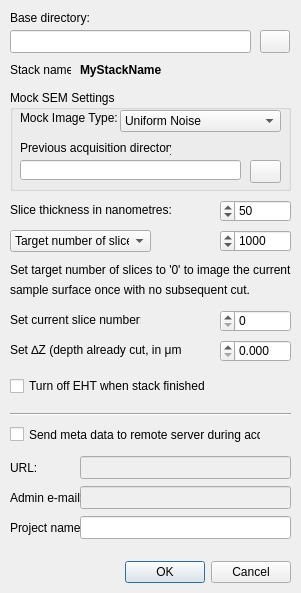
<?xml version="1.0" encoding="UTF-8"?>
<ui version="4.0">
 <class>acqSettings</class>
 <widget class="QDialog" name="acqSettings">
  <property name="windowModality">
   <enum>Qt::ApplicationModal</enum>
  </property>
  <property name="geometry">
   <rect>
    <x>0</x>
    <y>0</y>
    <width>301</width>
    <height>593</height>
   </rect>
  </property>
  <property name="sizePolicy">
   <sizepolicy hsizetype="Preferred" vsizetype="Preferred">
    <horstretch>0</horstretch>
    <verstretch>0</verstretch>
   </sizepolicy>
  </property>
  <property name="windowTitle">
   <string>Acquisition Settings</string>
  </property>
  <property name="layoutDirection">
   <enum>Qt::RightToLeft</enum>
  </property>
  <widget class="QDialogButtonBox" name="buttonBox">
   <property name="geometry">
    <rect>
     <x>90</x>
     <y>556</y>
     <width>201</width>
     <height>32</height>
    </rect>
   </property>
   <property name="layoutDirection">
    <enum>Qt::LeftToRight</enum>
   </property>
   <property name="orientation">
    <enum>Qt::Horizontal</enum>
   </property>
   <property name="standardButtons">
    <set>QDialogButtonBox::Cancel|QDialogButtonBox::Ok</set>
   </property>
  </widget>
  <widget class="QLabel" name="label_csn">
   <property name="geometry">
    <rect>
     <x>10</x>
     <y>310</y>
     <width>131</width>
     <height>20</height>
    </rect>
   </property>
   <property name="text">
    <string>Set current slice number:</string>
   </property>
  </widget>
  <widget class="QLabel" name="label_bd">
   <property name="geometry">
    <rect>
     <x>10</x>
     <y>10</y>
     <width>81</width>
     <height>16</height>
    </rect>
   </property>
   <property name="text">
    <string>Base directory:</string>
   </property>
  </widget>
  <widget class="QLineEdit" name="lineEdit_baseDir">
   <property name="geometry">
    <rect>
     <x>10</x>
     <y>30</y>
     <width>241</width>
     <height>23</height>
    </rect>
   </property>
  </widget>
  <widget class="QPushButton" name="pushButton_selectDir">
   <property name="geometry">
    <rect>
     <x>260</x>
     <y>30</y>
     <width>30</width>
     <height>23</height>
    </rect>
   </property>
   <property name="text">
    <string/>
   </property>
  </widget>
  <widget class="Line" name="line_1">
   <property name="geometry">
    <rect>
     <x>10</x>
     <y>406</y>
     <width>281</width>
     <height>16</height>
    </rect>
   </property>
   <property name="orientation">
    <enum>Qt::Horizontal</enum>
   </property>
  </widget>
  <widget class="QLabel" name="label_st">
   <property name="geometry">
    <rect>
     <x>10</x>
     <y>200</y>
     <width>161</width>
     <height>20</height>
    </rect>
   </property>
   <property name="text">
    <string>Slice thickness in nanometres:</string>
   </property>
  </widget>
  <widget class="QSpinBox" name="spinBox_numberSlices">
   <property name="geometry">
    <rect>
     <x>220</x>
     <y>230</y>
     <width>71</width>
     <height>22</height>
    </rect>
   </property>
   <property name="maximum">
    <number>99999</number>
   </property>
   <property name="singleStep">
    <number>100</number>
   </property>
   <property name="value">
    <number>1000</number>
   </property>
  </widget>
  <widget class="QSpinBox" name="spinBox_sliceThickness">
   <property name="geometry">
    <rect>
     <x>220</x>
     <y>200</y>
     <width>71</width>
     <height>22</height>
    </rect>
   </property>
   <property name="minimum">
    <number>0</number>
   </property>
   <property name="maximum">
    <number>200</number>
   </property>
   <property name="singleStep">
    <number>5</number>
   </property>
   <property name="value">
    <number>50</number>
   </property>
  </widget>
  <widget class="QSpinBox" name="spinBox_sliceCounter">
   <property name="geometry">
    <rect>
     <x>220</x>
     <y>310</y>
     <width>71</width>
     <height>22</height>
    </rect>
   </property>
   <property name="maximum">
    <number>99999</number>
   </property>
  </widget>
  <widget class="QLabel" name="label_expl0">
   <property name="geometry">
    <rect>
     <x>10</x>
     <y>260</y>
     <width>291</width>
     <height>20</height>
    </rect>
   </property>
   <property name="text">
    <string>Set target number of slices to '0' to image the current</string>
   </property>
  </widget>
  <widget class="QLabel" name="label_expl0_2">
   <property name="geometry">
    <rect>
     <x>10</x>
     <y>280</y>
     <width>251</width>
     <height>20</height>
    </rect>
   </property>
   <property name="text">
    <string>sample surface once with no subsequent cut.</string>
   </property>
  </widget>
  <widget class="QCheckBox" name="checkBox_sendMetaData">
   <property name="geometry">
    <rect>
     <x>10</x>
     <y>426</y>
     <width>251</width>
     <height>17</height>
    </rect>
   </property>
   <property name="layoutDirection">
    <enum>Qt::LeftToRight</enum>
   </property>
   <property name="text">
    <string>Send meta data to remote server during acq.:</string>
   </property>
  </widget>
  <widget class="QLineEdit" name="lineEdit_metaDataServer">
   <property name="enabled">
    <bool>false</bool>
   </property>
   <property name="geometry">
    <rect>
     <x>80</x>
     <y>456</y>
     <width>211</width>
     <height>23</height>
    </rect>
   </property>
  </widget>
  <widget class="QCheckBox" name="checkBox_EHTOff">
   <property name="geometry">
    <rect>
     <x>10</x>
     <y>376</y>
     <width>251</width>
     <height>20</height>
    </rect>
   </property>
   <property name="layoutDirection">
    <enum>Qt::LeftToRight</enum>
   </property>
   <property name="text">
    <string>Turn off EHT when stack finished</string>
   </property>
   <property name="checked">
    <bool>false</bool>
   </property>
   <property name="tristate">
    <bool>false</bool>
   </property>
  </widget>
  <widget class="QLineEdit" name="lineEdit_projectName">
   <property name="enabled">
    <bool>true</bool>
   </property>
   <property name="geometry">
    <rect>
     <x>80</x>
     <y>516</y>
     <width>211</width>
     <height>23</height>
    </rect>
   </property>
  </widget>
  <widget class="QLabel" name="label">
   <property name="geometry">
    <rect>
     <x>10</x>
     <y>520</y>
     <width>71</width>
     <height>16</height>
    </rect>
   </property>
   <property name="text">
    <string>Project name:</string>
   </property>
  </widget>
  <widget class="QLabel" name="label_2">
   <property name="geometry">
    <rect>
     <x>10</x>
     <y>460</y>
     <width>71</width>
     <height>16</height>
    </rect>
   </property>
   <property name="text">
    <string>URL:</string>
   </property>
  </widget>
  <widget class="QLineEdit" name="lineEdit_adminEmail">
   <property name="enabled">
    <bool>false</bool>
   </property>
   <property name="geometry">
    <rect>
     <x>80</x>
     <y>486</y>
     <width>211</width>
     <height>23</height>
    </rect>
   </property>
  </widget>
  <widget class="QLabel" name="label_3">
   <property name="geometry">
    <rect>
     <x>10</x>
     <y>490</y>
     <width>71</width>
     <height>16</height>
    </rect>
   </property>
   <property name="text">
    <string>Admin e-mail:</string>
   </property>
  </widget>
  <widget class="QLabel" name="label_csn_2">
   <property name="geometry">
    <rect>
     <x>10</x>
     <y>340</y>
     <width>171</width>
     <height>20</height>
    </rect>
   </property>
   <property name="text">
    <string>Set ∆Z (depth already cut, in μm):</string>
   </property>
  </widget>
  <widget class="QDoubleSpinBox" name="doubleSpinBox_totalZDiff">
   <property name="geometry">
    <rect>
     <x>220</x>
     <y>340</y>
     <width>71</width>
     <height>22</height>
    </rect>
   </property>
   <property name="decimals">
    <number>3</number>
   </property>
   <property name="maximum">
    <double>999.999000000000024</double>
   </property>
   <property name="value">
    <double>0.000000000000000</double>
   </property>
  </widget>
  <widget class="QLabel" name="label_st_2">
   <property name="geometry">
    <rect>
     <x>10</x>
     <y>60</y>
     <width>61</width>
     <height>20</height>
    </rect>
   </property>
   <property name="text">
    <string>Stack name:</string>
   </property>
  </widget>
  <widget class="QLabel" name="label_stackName">
   <property name="geometry">
    <rect>
     <x>80</x>
     <y>60</y>
     <width>211</width>
     <height>20</height>
    </rect>
   </property>
   <property name="font">
    <font>
     <bold>true</bold>
    </font>
   </property>
   <property name="text">
    <string>MyStackName</string>
   </property>
  </widget>
  <widget class="QComboBox" name="comboBox_targetType">
   <property name="geometry">
    <rect>
     <x>10</x>
     <y>230</y>
     <width>141</width>
     <height>22</height>
    </rect>
   </property>
   <property name="layoutDirection">
    <enum>Qt::LeftToRight</enum>
   </property>
   <item>
    <property name="text">
     <string>Target number of slices:</string>
    </property>
   </item>
   <item>
    <property name="text">
     <string>Target depth (μm):</string>
    </property>
   </item>
  </widget>
  <widget class="QDoubleSpinBox" name="doubleSpinBox_targetZDiff">
   <property name="geometry">
    <rect>
     <x>220</x>
     <y>230</y>
     <width>71</width>
     <height>22</height>
    </rect>
   </property>
   <property name="decimals">
    <number>3</number>
   </property>
   <property name="maximum">
    <double>999.999000000000024</double>
   </property>
   <property name="value">
    <double>0.000000000000000</double>
   </property>
  </widget>
  <widget class="QGroupBox" name="groupBox_mockSettings">
   <property name="geometry">
    <rect>
     <x>10</x>
     <y>90</y>
     <width>281</width>
     <height>101</height>
    </rect>
   </property>
   <property name="layoutDirection">
    <enum>Qt::LeftToRight</enum>
   </property>
   <property name="title">
    <string>Mock SEM Settings</string>
   </property>
   <widget class="QComboBox" name="comboBox_mockType">
    <property name="geometry">
     <rect>
      <x>110</x>
      <y>20</y>
      <width>161</width>
      <height>22</height>
     </rect>
    </property>
    <item>
     <property name="text">
      <string>Uniform Noise</string>
     </property>
    </item>
    <item>
     <property name="text">
      <string>Gaussian Noise</string>
     </property>
    </item>
    <item>
     <property name="text">
      <string>Shape Pattern</string>
     </property>
    </item>
    <item>
     <property name="text">
      <string>Previous Acquisition</string>
     </property>
    </item>
   </widget>
   <widget class="QLabel" name="label_mockType">
    <property name="geometry">
     <rect>
      <x>10</x>
      <y>20</y>
      <width>121</width>
      <height>16</height>
     </rect>
    </property>
    <property name="text">
     <string>Mock Image Type:</string>
    </property>
   </widget>
   <widget class="QLabel" name="label_mockDirectory">
    <property name="geometry">
     <rect>
      <x>10</x>
      <y>50</y>
      <width>151</width>
      <height>16</height>
     </rect>
    </property>
    <property name="text">
     <string>Previous acquisition directory:</string>
    </property>
   </widget>
   <widget class="QLineEdit" name="lineEdit_mockDir">
    <property name="geometry">
     <rect>
      <x>10</x>
      <y>70</y>
      <width>221</width>
      <height>20</height>
     </rect>
    </property>
   </widget>
   <widget class="QPushButton" name="pushButton_selectMockDir">
    <property name="geometry">
     <rect>
      <x>240</x>
      <y>70</y>
      <width>31</width>
      <height>23</height>
     </rect>
    </property>
    <property name="text">
     <string/>
    </property>
   </widget>
  </widget>
  <zorder>doubleSpinBox_targetZDiff</zorder>
  <zorder>buttonBox</zorder>
  <zorder>label_csn</zorder>
  <zorder>label_bd</zorder>
  <zorder>lineEdit_baseDir</zorder>
  <zorder>pushButton_selectDir</zorder>
  <zorder>line_1</zorder>
  <zorder>label_st</zorder>
  <zorder>spinBox_numberSlices</zorder>
  <zorder>spinBox_sliceCounter</zorder>
  <zorder>spinBox_sliceThickness</zorder>
  <zorder>label_expl0</zorder>
  <zorder>label_expl0_2</zorder>
  <zorder>checkBox_sendMetaData</zorder>
  <zorder>lineEdit_metaDataServer</zorder>
  <zorder>checkBox_EHTOff</zorder>
  <zorder>lineEdit_projectName</zorder>
  <zorder>label</zorder>
  <zorder>label_2</zorder>
  <zorder>lineEdit_adminEmail</zorder>
  <zorder>label_3</zorder>
  <zorder>label_csn_2</zorder>
  <zorder>doubleSpinBox_totalZDiff</zorder>
  <zorder>label_st_2</zorder>
  <zorder>label_stackName</zorder>
  <zorder>comboBox_targetType</zorder>
  <zorder>groupBox_mockSettings</zorder>
 </widget>
 <tabstops>
  <tabstop>lineEdit_baseDir</tabstop>
  <tabstop>pushButton_selectDir</tabstop>
  <tabstop>spinBox_sliceThickness</tabstop>
  <tabstop>spinBox_numberSlices</tabstop>
  <tabstop>spinBox_sliceCounter</tabstop>
  <tabstop>doubleSpinBox_totalZDiff</tabstop>
  <tabstop>checkBox_EHTOff</tabstop>
  <tabstop>checkBox_sendMetaData</tabstop>
  <tabstop>lineEdit_metaDataServer</tabstop>
  <tabstop>lineEdit_adminEmail</tabstop>
  <tabstop>lineEdit_projectName</tabstop>
 </tabstops>
 <resources/>
 <connections>
  <connection>
   <sender>buttonBox</sender>
   <signal>accepted()</signal>
   <receiver>acqSettings</receiver>
   <slot>accept()</slot>
   <hints>
    <hint type="sourcelabel">
     <x>248</x>
     <y>254</y>
    </hint>
    <hint type="destinationlabel">
     <x>157</x>
     <y>274</y>
    </hint>
   </hints>
  </connection>
  <connection>
   <sender>buttonBox</sender>
   <signal>rejected()</signal>
   <receiver>acqSettings</receiver>
   <slot>reject()</slot>
   <hints>
    <hint type="sourcelabel">
     <x>316</x>
     <y>260</y>
    </hint>
    <hint type="destinationlabel">
     <x>286</x>
     <y>274</y>
    </hint>
   </hints>
  </connection>
 </connections>
</ui>
